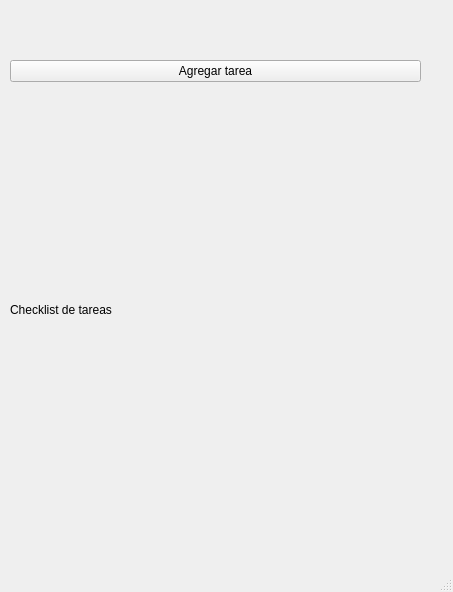
<?xml version="1.0" encoding="UTF-8"?>
<ui version="4.0">
 <class>MainWindow</class>
 <widget class="QMainWindow" name="MainWindow">
  <property name="geometry">
   <rect>
    <x>0</x>
    <y>0</y>
    <width>453</width>
    <height>592</height>
   </rect>
  </property>
  <property name="windowTitle">
   <string>MainWindow</string>
  </property>
  <widget class="QWidget" name="centralwidget">
   <widget class="QWidget" name="verticalLayoutWidget">
    <property name="geometry">
     <rect>
      <x>10</x>
      <y>60</y>
      <width>411</width>
      <height>471</height>
     </rect>
    </property>
    <layout class="QVBoxLayout" name="tasksLayout">
     <item>
      <widget class="QPushButton" name="addTaskButton">
       <property name="text">
        <string>Agregar tarea</string>
       </property>
      </widget>
     </item>
     <item>
      <widget class="QLabel" name="statusLabel">
       <property name="text">
        <string>Checklist de tareas</string>
       </property>
      </widget>
     </item>
    </layout>
   </widget>
  </widget>
  <widget class="QMenuBar" name="menubar">
   <property name="geometry">
    <rect>
     <x>0</x>
     <y>0</y>
     <width>453</width>
     <height>22</height>
    </rect>
   </property>
  </widget>
  <widget class="QStatusBar" name="statusbar"/>
 </widget>
 <resources/>
 <connections/>
</ui>
